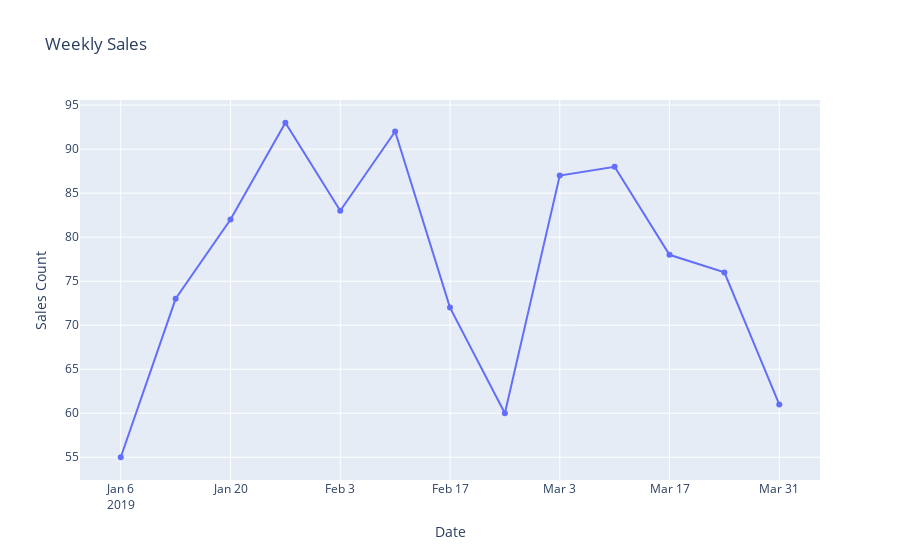

This figure's notebook cell:
### Code cell
# Create a line graph
fig = px.line(weekly_sales, x='Date', y='Sales Count', title='Weekly Sales')
fig.update_traces(mode='lines+markers', hovertemplate='%{y}')

# Customize hover text
fig.update_layout(hovermode='x unified', hoverlabel=dict(bgcolor='white', font_size=14))

fig.show()

### Figure 1 — Plotly figure (JSON) as saved in the notebook; plotly's stock layout.template omitted (floating-point values rounded to 4 significant figures)
{"data": [{"hovertemplate": "%{y}", "legendgroup": "", "line": {"color": "#636efa", "dash": "solid"}, "marker": {"symbol": "circle"}, "mode": "lines+markers", "name": "", "orientation": "v", "showlegend": false, "type": "scatter", "x": ["2019-01-06T00:00:00", "2019-01-13T00:00:00", "2019-01-20T00:00:00", "2019-01-27T00:00:00", "2019-02-03T00:00:00", "2019-02-10T00:00:00", "2019-02-17T00:00:00", "2019-02-24T00:00:00", "2019-03-03T00:00:00", "2019-03-10T00:00:00", "2019-03-17T00:00:00", "2019-03-24T00:00:00", "2019-03-31T00:00:00"], "xaxis": "x", "y": [55, 73, 82, 93, 83, 92, 72, 60, 87, 88, 78, 76, 61], "yaxis": "y"}], "layout": {"hoverlabel": {"bgcolor": "white", "font": {"size": 14}}, "hovermode": "x unified", "legend": {"tracegroupgap": 0}, "title": {"text": "Weekly Sales"}, "xaxis": {"anchor": "y", "domain": [0, 1], "title": {"text": "Date"}}, "yaxis": {"anchor": "x", "domain": [0, 1], "title": {"text": "Sales Count"}}}}
